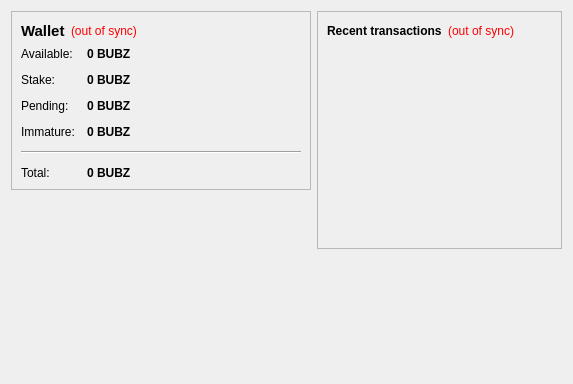
<?xml version="1.0" encoding="UTF-8"?>
<ui version="4.0">
 <class>OverviewPage</class>
 <widget class="QWidget" name="OverviewPage">
  <property name="geometry">
   <rect>
    <x>0</x>
    <y>0</y>
    <width>573</width>
    <height>342</height>
   </rect>
  </property>
  <property name="windowTitle">
   <string>Form</string>
  </property>
  <layout class="QHBoxLayout" name="horizontalLayout" stretch="1,1">
   <item>
    <layout class="QVBoxLayout" name="verticalLayout_2">
     <item>
      <widget class="QFrame" name="frame">
       <property name="frameShape">
        <enum>QFrame::StyledPanel</enum>
       </property>
       <property name="frameShadow">
        <enum>QFrame::Raised</enum>
       </property>
       <layout class="QVBoxLayout" name="verticalLayout_4">
        <item>
         <layout class="QHBoxLayout" name="horizontalLayout_4">
          <item>
           <widget class="QLabel" name="label_5">
            <property name="font">
             <font>
              <pointsize>11</pointsize>
              <weight>75</weight>
              <bold>true</bold>
             </font>
            </property>
            <property name="text">
             <string>Wallet</string>
            </property>
           </widget>
          </item>
          <item>
           <widget class="QLabel" name="labelWalletStatus">
            <property name="toolTip">
             <string>The displayed information may be out of date. Your wallet automatically synchronizes with the BubbleZcoin network after a connection is established, but this process has not completed yet.</string>
            </property>
            <property name="styleSheet">
             <string notr="true">QLabel { color: red; }</string>
            </property>
            <property name="text">
             <string notr="true">(out of sync)</string>
            </property>
            <property name="alignment">
             <set>Qt::AlignLeading|Qt::AlignLeft|Qt::AlignVCenter</set>
            </property>
           </widget>
          </item>
          <item>
           <spacer name="horizontalSpacer_2">
            <property name="orientation">
             <enum>Qt::Horizontal</enum>
            </property>
            <property name="sizeHint" stdset="0">
             <size>
              <width>40</width>
              <height>20</height>
             </size>
            </property>
           </spacer>
          </item>
         </layout>
        </item>
        <item>
         <layout class="QFormLayout" name="formLayout_2">
          <property name="fieldGrowthPolicy">
           <enum>QFormLayout::AllNonFixedFieldsGrow</enum>
          </property>
          <property name="horizontalSpacing">
           <number>12</number>
          </property>
          <property name="verticalSpacing">
           <number>12</number>
          </property>
          <item row="0" column="0">
           <widget class="QLabel" name="label">
            <property name="text">
             <string>Available:</string>
            </property>
           </widget>
          </item>
          <item row="0" column="1">
           <widget class="QLabel" name="labelBalance">
            <property name="font">
             <font>
              <weight>75</weight>
              <bold>true</bold>
             </font>
            </property>
            <property name="cursor">
             <cursorShape>IBeamCursor</cursorShape>
            </property>
            <property name="toolTip">
             <string>Your current spendable balance</string>
            </property>
            <property name="text">
             <string notr="true">0 BUBZ</string>
            </property>
            <property name="textInteractionFlags">
             <set>Qt::LinksAccessibleByMouse|Qt::TextSelectableByKeyboard|Qt::TextSelectableByMouse</set>
            </property>
           </widget>
          </item>
          <item row="1" column="0">
           <widget class="QLabel" name="label_6">
            <property name="text">
             <string>Stake:</string>
            </property>
           </widget>
          </item>
          <item row="1" column="1">
           <widget class="QLabel" name="labelStake">
            <property name="font">
             <font>
              <weight>75</weight>
              <bold>true</bold>
             </font>
            </property>
            <property name="cursor">
             <cursorShape>IBeamCursor</cursorShape>
            </property>
            <property name="toolTip">
             <string>Total of coins that was staked, and do not yet count toward the current balance</string>
            </property>
            <property name="text">
             <string notr="true">0 BUBZ</string>
            </property>
            <property name="textInteractionFlags">
             <set>Qt::LinksAccessibleByMouse|Qt::TextSelectableByKeyboard|Qt::TextSelectableByMouse</set>
            </property>
           </widget>
          </item>
          <item row="2" column="0">
           <widget class="QLabel" name="label_3">
            <property name="text">
             <string>Pending:</string>
            </property>
           </widget>
          </item>
          <item row="2" column="1">
           <widget class="QLabel" name="labelUnconfirmed">
            <property name="font">
             <font>
              <weight>75</weight>
              <bold>true</bold>
             </font>
            </property>
            <property name="cursor">
             <cursorShape>IBeamCursor</cursorShape>
            </property>
            <property name="toolTip">
             <string>Total of transactions that have yet to be confirmed, and do not yet count toward the current balance</string>
            </property>
            <property name="text">
             <string notr="true">0 BUBZ</string>
            </property>
            <property name="textInteractionFlags">
             <set>Qt::LinksAccessibleByMouse|Qt::TextSelectableByKeyboard|Qt::TextSelectableByMouse</set>
            </property>
           </widget>
          </item>
          <item row="3" column="0">
           <widget class="QLabel" name="labelImmatureText">
            <property name="text">
             <string>Immature:</string>
            </property>
           </widget>
          </item>
          <item row="3" column="1">
           <widget class="QLabel" name="labelImmature">
            <property name="font">
             <font>
              <weight>75</weight>
              <bold>true</bold>
             </font>
            </property>
            <property name="toolTip">
             <string>Mined balance that has not yet matured</string>
            </property>
            <property name="text">
             <string notr="true">0 BUBZ</string>
            </property>
            <property name="textInteractionFlags">
             <set>Qt::LinksAccessibleByMouse|Qt::TextSelectableByKeyboard|Qt::TextSelectableByMouse</set>
            </property>
           </widget>
          </item>
          <item row="4" column="0" colspan="2">
           <widget class="Line" name="line">
            <property name="orientation">
             <enum>Qt::Horizontal</enum>
            </property>
           </widget>
          </item>
          <item row="5" column="0">
           <widget class="QLabel" name="labelTotalText">
            <property name="text">
             <string>Total:</string>
            </property>
           </widget>
          </item>
          <item row="5" column="1">
           <widget class="QLabel" name="labelTotal">
            <property name="font">
             <font>
              <weight>75</weight>
              <bold>true</bold>
             </font>
            </property>
            <property name="cursor">
             <cursorShape>IBeamCursor</cursorShape>
            </property>
            <property name="toolTip">
             <string>Your current total balance</string>
            </property>
            <property name="text">
             <string notr="true">0 BUBZ</string>
            </property>
            <property name="textInteractionFlags">
             <set>Qt::LinksAccessibleByMouse|Qt::TextSelectableByKeyboard|Qt::TextSelectableByMouse</set>
            </property>
           </widget>
          </item>
         </layout>
        </item>
       </layout>
      </widget>
     </item>
     <item>
      <spacer name="verticalSpacer">
       <property name="orientation">
        <enum>Qt::Vertical</enum>
       </property>
       <property name="sizeHint" stdset="0">
        <size>
         <width>20</width>
         <height>40</height>
        </size>
       </property>
      </spacer>
     </item>
	         <item>
         <widget class="QLabel" name="label_2">
          <property name="minimumSize">
           <size>
            <width>300</width>
            <height>177</height>
           </size>
          </property>
          <property name="text">
           <string>&lt;html&gt;&lt;head/&gt;&lt;body&gt;&lt;p align=&quot;center&quot;&gt;&lt;a href=&quot;https://BubbleZcoin.com&quot;&gt;&lt;span style=&quot; text-decoration: underline; color:#0000ff;&quot;&gt;&lt;img src=&quot;:/images/wallet&quot;/&gt;&lt;/span&gt;&lt;/a&gt;&lt;/p&gt;&lt;/body&gt;&lt;/html&gt;</string>
          </property>
         </widget>
        </item>
    </layout>
   </item>
   <item>
    <layout class="QVBoxLayout" name="verticalLayout_3">
     <item>
      <widget class="QFrame" name="frame_2">
       <property name="frameShape">
        <enum>QFrame::StyledPanel</enum>
       </property>
       <property name="frameShadow">
        <enum>QFrame::Raised</enum>
       </property>
       <layout class="QVBoxLayout" name="verticalLayout">
        <item>
         <layout class="QHBoxLayout" name="horizontalLayout_2">
          <item>
           <widget class="QLabel" name="label_4">
            <property name="text">
             <string>&lt;b&gt;Recent transactions&lt;/b&gt;</string>
            </property>
           </widget>
          </item>
          <item>
           <widget class="QLabel" name="labelTransactionsStatus">
            <property name="toolTip">
             <string>The displayed information may be out of date. Your wallet automatically synchronizes with the BubbleZcoin network after a connection is established, but this process has not completed yet.</string>
            </property>
            <property name="styleSheet">
             <string notr="true">QLabel { color: red; }</string>
            </property>
            <property name="text">
             <string notr="true">(out of sync)</string>
            </property>
            <property name="alignment">
             <set>Qt::AlignRight|Qt::AlignTrailing|Qt::AlignVCenter</set>
            </property>
           </widget>
          </item>
          <item>
           <spacer name="horizontalSpacer">
            <property name="orientation">
             <enum>Qt::Horizontal</enum>
            </property>
            <property name="sizeHint" stdset="0">
             <size>
              <width>40</width>
              <height>20</height>
             </size>
            </property>
           </spacer>
          </item>
         </layout>
        </item>
        <item>
         <widget class="QListView" name="listTransactions">
          <property name="styleSheet">
           <string notr="true">QListView { background: transparent; }</string>
          </property>
          <property name="frameShape">
           <enum>QFrame::NoFrame</enum>
          </property>
          <property name="verticalScrollBarPolicy">
           <enum>Qt::ScrollBarAlwaysOff</enum>
          </property>
          <property name="horizontalScrollBarPolicy">
           <enum>Qt::ScrollBarAlwaysOff</enum>
          </property>
          <property name="selectionMode">
           <enum>QAbstractItemView::NoSelection</enum>
          </property>
         </widget>
        </item>
       </layout>
      </widget>
     </item>
     <item>
      <spacer name="verticalSpacer_2">
       <property name="orientation">
        <enum>Qt::Vertical</enum>
       </property>
       <property name="sizeHint" stdset="0">
        <size>
         <width>20</width>
         <height>40</height>
        </size>
       </property>
      </spacer>
     </item>
    </layout>
   </item>
  </layout>
 </widget>
 <resources/>
 <connections/>
</ui>
